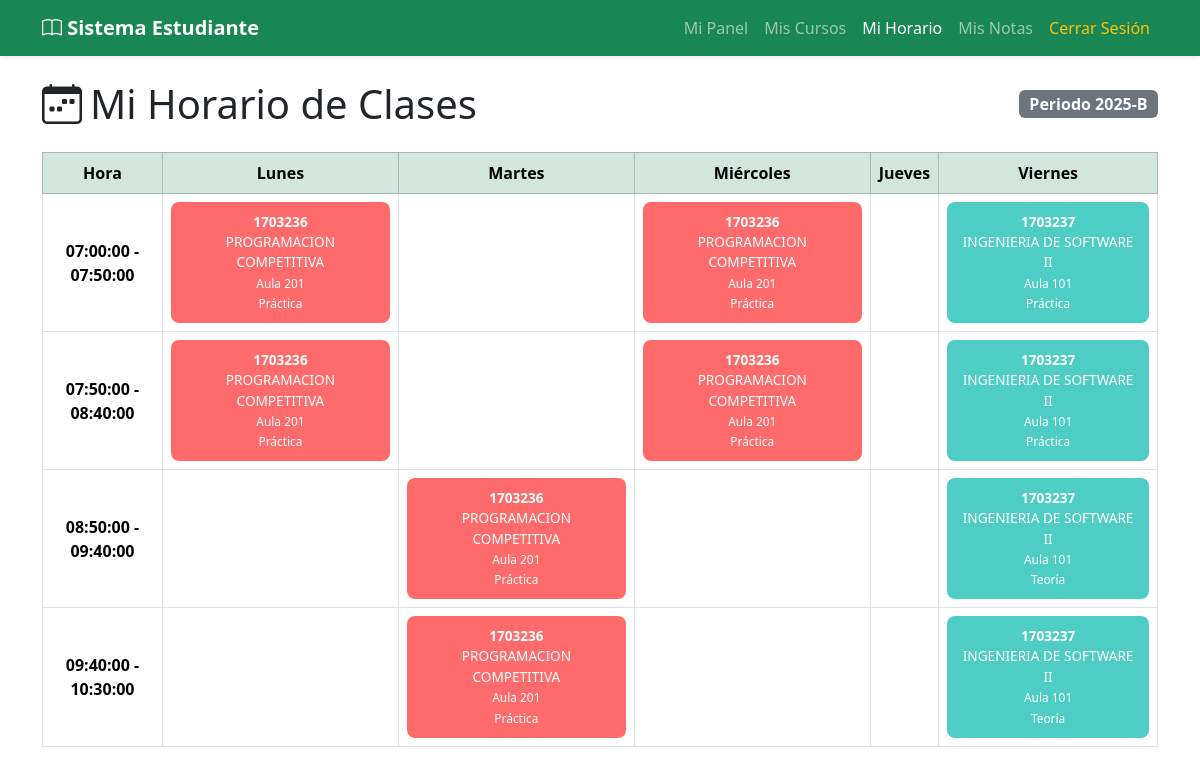
Screenshot of /estudiante/horario/ (signed in) with the database file from the repository.
### app/models/horario/models.py (models this page shows, shortened)
class Horario(models.Model):
    DIAS_SEMANA = [
        (1, 'Lunes'),
        (2, 'Martes'),
        (3, 'Miércoles'),
        (4, 'Jueves'),
        (5, 'Viernes'),
        (6, 'Sábado'),
        (7, 'Domingo'),
    ]
    TIPO_CLASE = [
        ('TEORIA', 'Teoría'),
        ('PRACTICA', 'Práctica'),
        ('LABORATORIO', 'Laboratorio'),
        ('RESERVA', 'Reserva de Ambiente'),
    ]
    curso = models.ForeignKey(
        Curso,
        on_delete=models.CASCADE,
        related_name='horarios',
        null=True,
        blank=True
    )
    profesor = models.ForeignKey(
        Profesor,
        on_delete=models.SET_NULL,
        null=True,
        related_name='horarios'
    )
    ubicacion = models.ForeignKey(
        Ubicacion,
        on_delete=models.SET_NULL,
        null=True,
        related_name='horarios'
    )
    dia_semana = models.IntegerField(choices=DIAS_SEMANA)
    hora_inicio = models.TimeField()
    hora_fin = models.TimeField()
    tipo_clase = models.CharField(max_length=20, choices=TIPO_CLASE)
    periodo_academico = models.CharField(max_length=20)  # Ej: 2024-1
    grupo = models.CharField(max_length=10, default='A')  # A, B, C, etc.
    fecha_inicio = models.DateField()
    fecha_fin = models.DateField()
    is_active = models.BooleanField(default=True)
    observaciones = models.TextField(blank=True, null=True)
    es_reserva_extra = models.BooleanField(default=False)
    class Meta:
        db_table = 'horario'
        verbose_name = 'Horario'
        verbose_name_plural = 'Horarios'
        ordering = ['dia_semana', 'hora_inicio']

### app/models/curso/models.py (models this page shows, shortened)
class Curso(models.Model):
    codigo = models.CharField(max_length=20, unique=True, primary_key=True)
    nombre = models.CharField(max_length=200)
    descripcion = models.TextField(blank=True, null=True)
    creditos = models.IntegerField(default=3)
    horas_teoria = models.IntegerField(default=2)
    horas_practica = models.IntegerField(default=2)
    horas_laboratorio = models.IntegerField(default=0)
    semestre_recomendado = models.IntegerField(default=1)
    escuela = models.ForeignKey(
        Escuela,
        on_delete=models.PROTECT,
        related_name='cursos'
    )
    prerequisitos = models.ManyToManyField(
        'self',
        symmetrical=False,
        related_name='cursos_siguientes',
        blank=True
    )
    fecha_creacion = models.DateTimeField(auto_now_add=True)
    fecha_actualizacion = models.DateTimeField(auto_now=True)
    is_active = models.BooleanField(default=True)
    tiene_grupo_b = models.BooleanField(
        default=False,
        help_text='Si el curso tiene dos grupos (A y B)'
    )
    class Meta:
        db_table = 'curso'
        verbose_name = 'Curso'
        verbose_name_plural = 'Cursos'
        ordering = ['codigo']

### app/models/asistencia/models.py (models this page shows, shortened)
class Ubicacion(models.Model):
    TIPO_UBICACION = [
        ('AULA', 'Aula'),
        ('LABORATORIO', 'Laboratorio'),
        ('AUDITORIO', 'Auditorio'),
        ('BIBLIOTECA', 'Biblioteca'),
        ('VIRTUAL', 'Virtual'),
    ]
    codigo = models.CharField(max_length=20, unique=True, primary_key=True)
    nombre = models.CharField(max_length=100)
    tipo = models.CharField(max_length=20, choices=TIPO_UBICACION)
    pabellon = models.CharField(max_length=50, blank=True, null=True)
    piso = models.IntegerField(null=True, blank=True)
    capacidad = models.IntegerField(default=30)
    tiene_proyector = models.BooleanField(default=False)
    tiene_computadoras = models.BooleanField(default=False)
    descripcion = models.TextField(blank=True, null=True)
    is_active = models.BooleanField(default=True)
    class Meta:
        db_table = 'ubicacion'
        verbose_name = 'Ubicación'
        verbose_name_plural = 'Ubicaciones'

### app/models/usuario/views.py (the view)
# urls.py: path("horario/", estudiante_horario, name="estudiante_horario"),
@never_cache
@login_required
def estudiante_horario(request):
    from app.models.usuario.models import Estudiante
    from app.models.matricula.models import Matricula
    from app.models.horario.models import Horario
    from app.models.matricula_horario.models import MatriculaHorario
    try:
        estudiante = Estudiante.objects.get(usuario=request.user)
        matriculas = Matricula.objects.filter(
            estudiante=estudiante,
            estado='MATRICULADO',
            periodo_academico='2025-B'
        ).select_related('curso')
        horarios = []
        for m in matriculas:
            horarios_curso = Horario.objects.filter(
                curso=m.curso,
                grupo=m.grupo,
                is_active=True,
                periodo_academico='2025-B',
                tipo_clase__in=['TEORIA', 'PRACTICA']  # Excluir LABORATORIO
            ).select_related('curso', 'ubicacion', 'profesor__usuario')
            horarios.extend(horarios_curso)
        matriculas_lab = MatriculaHorario.objects.filter(
            estudiante=estudiante,
            estado='MATRICULADO',
            periodo_academico='2025-B',
            horario__tipo_clase='LABORATORIO'
        ).select_related('horario', 'horario__curso', 'horario__ubicacion', 'horario__profesor__usuario')
        for mat_lab in matriculas_lab:
            if mat_lab.horario:
                horarios.append(mat_lab.horario)
        bloques = sorted(
            {f"{h.hora_inicio} - {h.hora_fin}" for h in horarios},
            key=lambda x: x.split(" - ")[0]   # ordena por hora inicial
        )
        dias = ["Lunes", "Martes", "Miércoles", "Jueves", "Viernes"]
        tabla = {bloque: {dia: None for dia in dias} for bloque in bloques}
        PALETA = [
            "#FF6B6B",  # rojo suave
            "#4ECDC4",  # turquesa
            "#556270",  # gris azulado
            "#C7F464",  # verde lima
            "#C44DFF",  # morado
            "#FFB74D",  # naranja
            "#64B5F6",  # celeste
            "#81C784",  # verde
        ]
        cursos = list({h.curso for h in horarios})
        color_por_curso = {}
        for i, curso in enumerate(cursos):
            color_por_curso[curso.codigo] = PALETA[i % len(PALETA)]
        dias_map = {
            1: "Lunes",
            2: "Martes",
            3: "Miércoles",
            4: "Jueves",
            5: "Viernes",
        }
        for h in horarios:
            dia_texto = dias_map.get(h.dia_semana)
            bloque = f"{h.hora_inicio} - {h.hora_fin}"
            tabla[bloque][dia_texto] = {
                "horario": h,
                "color": color_por_curso[h.curso.codigo]
            }
        return render(request, "estudiante/horario.html", {
            "usuario": request.user,
            "tabla": tabla,
            "bloques": bloques,
            "dias": dias,
            "color_por_curso": color_por_curso,
            "periodo": '2025-B',
        })
    except Estudiante.DoesNotExist:
        return render(request, "estudiante/horario.html", {
            "usuario": request.user,
            "tabla": {},
            "bloques": [],
            "dias": [],
        })

### app/templatetags/get_item.py (called while the page is built)
@register.filter
def get_item(container, key):
    try:
        if isinstance(container, dict):
            return container.get(key)
        elif isinstance(container, (list, tuple)):
            return container[int(key)]
        else:
            return None
    except (KeyError, IndexError, ValueError, TypeError):
        return None

### Templates/estudiante/horario.html (shortened to what this page needs)
{% load get_item %}
<!doctype html>
<html lang="es">
<head>
    <link href="https://cdn.jsdelivr.net/npm/bootstrap@5.3.2/dist/css/bootstrap.min.css" rel="stylesheet">
    <link rel="stylesheet" href="https://cdn.jsdelivr.net/npm/bootstrap-icons@1.11.1/font/bootstrap-icons.css">
</head>
<body>
<nav class="navbar navbar-expand-lg navbar-dark bg-success shadow-sm">
    <div class="container">
        <a class="navbar-brand fw-bold" href="{% url 'estudiante_dashboard' %}">
            <i class="bi bi-book"></i> Sistema Estudiante
        </a>
        <div class="collapse navbar-collapse">
            <ul class="navbar-nav ms-auto">
                <li class="nav-item"><a class="nav-link" href="{% url 'estudiante_dashboard' %}">Mi Panel</a></li>
                <li class="nav-item"><a class="nav-link" href="{% url 'estudiante_cursos' %}">Mis Cursos</a></li>
                <li class="nav-item"><a class="nav-link active" href="{% url 'estudiante_horario' %}">Mi Horario</a></li>
                <li class="nav-item"><a class="nav-link" href="{% url 'mis_notas' %}">Mis Notas</a></li>
                <li class="nav-item"><a class="nav-link text-warning" href="{% url 'logout' %}">Cerrar Sesión</a></li>
            </ul>
        </div>
    </div>
</nav>
<main class="container mt-4 mb-5">
    <div class="d-flex justify-content-between align-items-center mb-4">
        <h1 class="mb-0"><i class="bi bi-calendar-week me-2"></i>Mi Horario de Clases</h1>
        <span class="badge bg-secondary fs-6">Periodo {{ periodo }}</span>
    </div>
    <div class="table-responsive">
        <table class="table table-bordered text-center align-middle">
            <thead class="table-success">
                <tr>
                    <th style="width: 120px;">Hora</th>
                    {% for dia in dias %}
                        <th>{{ dia }}</th>
                    {% endfor %}
                </tr>
            </thead>
            <tbody>
                {% for bloque in bloques %}
                <tr>
                    <td class="fw-bold">{{ bloque }}</td>
                    {% for dia in dias %}
                        {% with celda=tabla|get_item:bloque|get_item:dia %}
                            <td style="min-height: 60px; vertical-align: middle;">
                                {% if celda %}
                                    <div class="slot" style="--slot-bg: {{ celda.color }};">
                                        <strong>{{ celda.horario.curso.codigo }}</strong><br>
                                        {{ celda.horario.curso.nombre|truncatechars:30 }}<br>
                                        <small>{{ celda.horario.ubicacion.nombre }}</small><br>
                                        <small>{{ celda.horario.get_tipo_clase_display }}</small>
                                    </div>
                                {% endif %}
                            </td>
                        {% endwith %}
                    {% endfor %}
                </tr>
                {% endfor %}
            </tbody>
        </table>
    </div>
</main>
</body>
</html>

### Templates/estudiante/horario.html (style rules this page uses)
.slot { padding: 0.6rem; border-radius: 0.5rem; font-size: 0.85rem; color:white; background-color: var(--slot-bg, #4c6ef5); }

### rows the page displays
Horario: horario.curso.codigo "1703236", horario.curso.nombre "PROGRAMACION COMPETITIVA", horario.ubicacion.nombre "Aula 201", horario.tipo_clase "Práctica"
Horario: horario.curso.codigo "1703236", horario.curso.nombre "PROGRAMACION COMPETITIVA", horario.ubicacion.nombre "Aula 201", horario.tipo_clase "Práctica"
Horario: horario.curso.codigo "1703237", horario.curso.nombre "INGENIERIA DE SOFTWARE II", horario.ubicacion.nombre "Aula 101", horario.tipo_clase "Práctica"
Horario: horario.curso.codigo "1703236", horario.curso.nombre "PROGRAMACION COMPETITIVA", horario.ubicacion.nombre "Aula 201", horario.tipo_clase "Práctica"
Horario: horario.curso.codigo "1703236", horario.curso.nombre "PROGRAMACION COMPETITIVA", horario.ubicacion.nombre "Aula 201", horario.tipo_clase "Práctica"
Horario: horario.curso.codigo "1703237", horario.curso.nombre "INGENIERIA DE SOFTWARE II", horario.ubicacion.nombre "Aula 101", horario.tipo_clase "Práctica"
Horario: horario.curso.codigo "1703236", horario.curso.nombre "PROGRAMACION COMPETITIVA", horario.ubicacion.nombre "Aula 201", horario.tipo_clase "Práctica"
Horario: horario.curso.codigo "1703237", horario.curso.nombre "INGENIERIA DE SOFTWARE II", horario.ubicacion.nombre "Aula 101", horario.tipo_clase "Teoría"
Horario: horario.curso.codigo "1703236", horario.curso.nombre "PROGRAMACION COMPETITIVA", horario.ubicacion.nombre "Aula 201", horario.tipo_clase "Práctica"
Horario: horario.curso.codigo "1703237", horario.curso.nombre "INGENIERIA DE SOFTWARE II", horario.ubicacion.nombre "Aula 101", horario.tipo_clase "Teoría"

### other values shown
{{ periodo }} "2025-B"
{{ dia }} "Lunes" "Martes" "Miércoles" "Jueves" "Viernes"
{{ bloque }} "07:00:00 - 07:50:00" "07:50:00 - 08:40:00" "08:50:00 - 09:40:00" "09:40:00 - 10:30:00"
